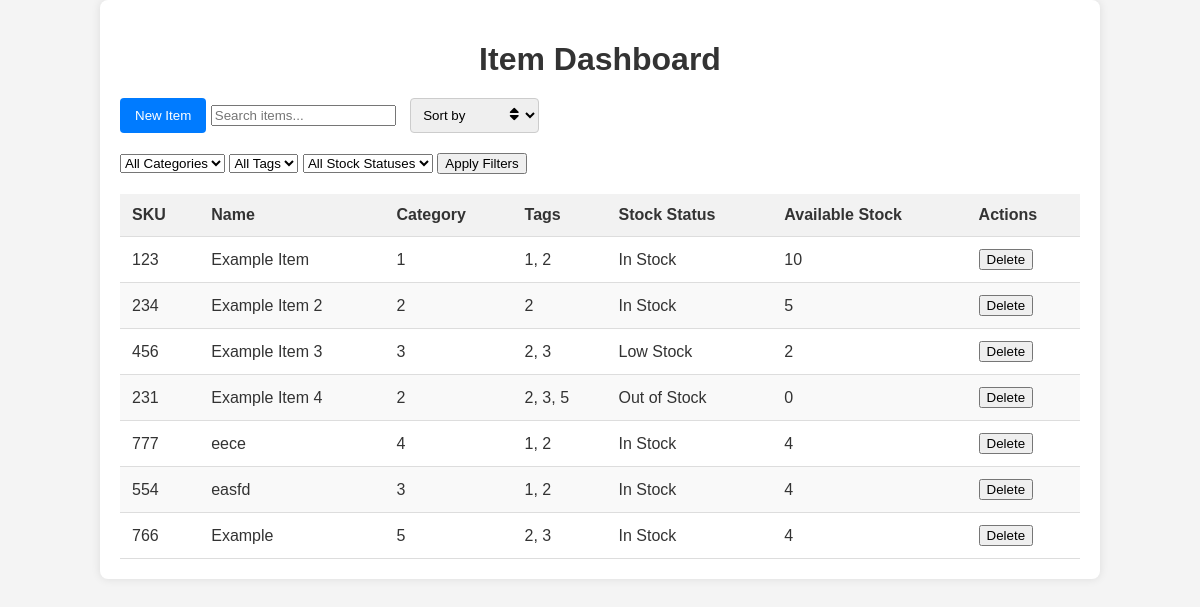
The app's page /api/item-dashboard/ (signed in), older data.
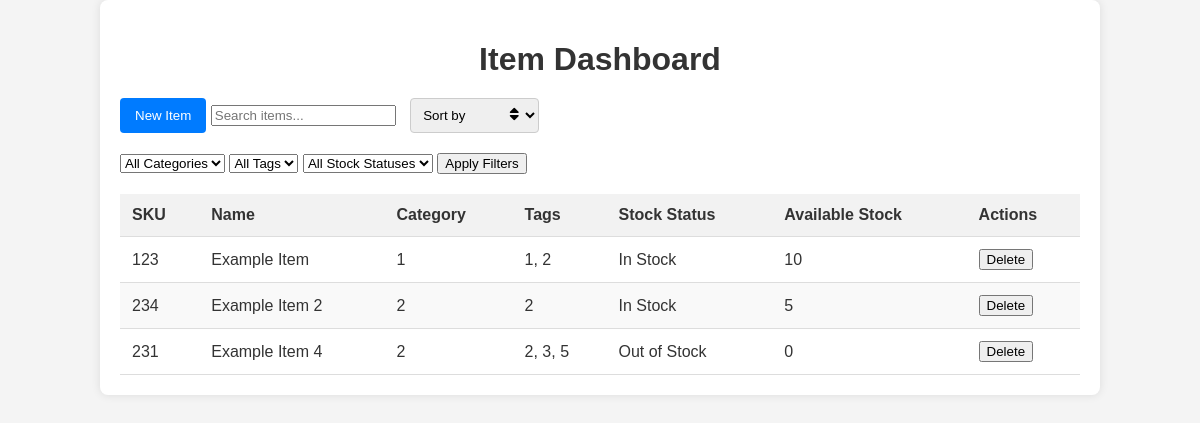
The same page, newer data.
### api/models.py (models this page shows, shortened)
class Item(models.Model):
    SKU = models.CharField(max_length=100, unique=True)
    name = models.CharField(max_length=200)
    category = models.ForeignKey(Category, on_delete=models.CASCADE)
    tags = models.ManyToManyField(Tag)
    STOCK_STATUS_CHOICES = (
        ('In Stock', 'In Stock'),
        ('Low Stock', 'Low Stock'),
        ('Out of Stock', 'Out of Stock'),
    )
    stock_status = models.CharField(max_length=20, choices=STOCK_STATUS_CHOICES)
    available_stock = models.IntegerField()

class Category(models.Model):
    name = models.CharField(max_length=100)
    class Meta:
            app_label = 'api'

class Tag(models.Model):
    name = models.CharField(max_length=100)
    class Meta:
            app_label = 'api'

### api/views.py (the view, shortened to what this page needs)
# urls.py: path('item-dashboard/', ItemDashboardView.as_view(), name='item-dashboard'),
class ItemDashboardView(APIView):
    permission_classes = [IsAuthenticated]
    def get(self, request):
        items = Item.objects.all()
        return render(request, 'item_dashboard.html', {'items': items})

### templates/item_dashboard.html (shortened to what this page needs)
<!DOCTYPE html>
<html lang="en">
<head>
    <link rel="stylesheet" href="https://cdnjs.cloudflare.com/ajax/libs/font-awesome/5.15.3/css/all.min.css">
</head>
<body>
<div class="container">
    <h1>Item Dashboard</h1>
    <button id="newItemBtn">New Item</button>
    <input type="text" id="searchBox" placeholder="Search items...">
    <div style="position: relative; display: inline-block;">
        <select id="sortSelect">
            <option disabled selected>Sort by</option>
        </select>
        <i class="fas fa-sort sort-icon"></i>
    </div>
    <div style="margin-bottom: 20px;">
        <select id="categoryFilter">
            <option value="">All Categories</option>
        </select>
        <select id="tagFilter">
            <option value="">All Tags</option>
        </select>
        <select id="stockStatusFilter">
            <option value="">All Stock Statuses</option>
        </select>
        <button id="applyFilters">Apply Filters</button>
    </div>
    <table>
        <thead>
        <tr>
            <th>SKU</th>
            <th>Name</th>
            <th>Category</th>
            <th>Tags</th>
            <th>Stock Status</th>
            <th>Available Stock</th>
            <th>Actions</th>
        </tr>
        </thead>
        <tbody>
        {% for item in items %}
        <tr>
            <td>{{ item.SKU }}</td>
            <td>{{ item.name }}</td>
            <td>{{ item.category.name }}</td>
            <td>
                {% for tag in item.tags.all %}
                {{ tag.name }}{% if not forloop.last %}, {% endif %}
                {% endfor %}
            </td>
            <td>{{ item.stock_status }}</td>
            <td>{{ item.available_stock }}</td>
            <td>
                <button class="deleteBtn" data-sku="{{ item.SKU }}">Delete</button>
            </td>
        </tr>
        {% endfor %}
        </tbody>
    </table>
</div>
</body>
</html>

### templates/item_dashboard.html (style rules this page uses)
body { font-family: 'Arial', sans-serif; background-color: #f4f4f4; margin: 0; padding: 0; }
.container { background-color: #fff; padding: 20px; border-radius: 8px; box-shadow: 0 0 10px rgba(0, 0, 0, 0.1); margin: auto; width: 80%; overflow: hidden; }
h1 { color: #333; margin-bottom: 20px; text-align: center; }
table { width: 100%; border-collapse: collapse; }
th, td { padding: 12px; text-align: left; border-bottom: 1px solid #ddd; }
th { background-color: #f2f2f2; color: #333; }
td { background-color: #fff; color: #333; }
tr:nth-child(even) td { background-color: #f9f9f9; }
#newItemBtn { background-color: #007bff; color: #fff; padding: 10px 15px; border: none; border-radius: 4px; cursor: pointer; margin-bottom: 20px; }
#sortSelect { padding: 8px; border-radius: 4px; border: 1px solid #ccc; margin-left: 10px; cursor: pointer; }
.sort-icon { margin-left: -30px; position: relative; z-index: 2; cursor: pointer; }

Row changes from the older to the newer data that the page shows:
removed Item: SKU "456", name "Example Item 3", category.name "3", stock_status "Low Stock", available_stock "2", Tag (name "2"), Tag (name "3")
removed Item: SKU "777", name "eece", category.name "4", stock_status "In Stock", available_stock "4", Tag (name "1"), Tag (name "2")
removed Item: SKU "554", name "easfd", category.name "3", stock_status "In Stock", available_stock "4", Tag (name "1"), Tag (name "2")
removed Item: SKU "766", name "Example", category.name "5", stock_status "In Stock", available_stock "4", Tag (name "2"), Tag (name "3")
